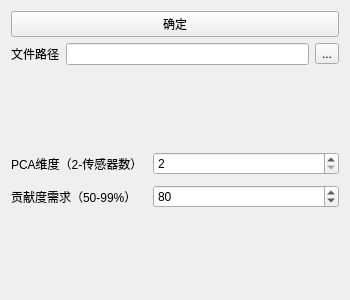
<?xml version="1.0" encoding="UTF-8"?>
<ui version="4.0">
 <class>Dimension_show</class>
 <widget class="QWidget" name="Dimension_show">
  <property name="geometry">
   <rect>
    <x>0</x>
    <y>0</y>
    <width>350</width>
    <height>300</height>
   </rect>
  </property>
  <property name="windowTitle">
   <string>Form</string>
  </property>
  <layout class="QVBoxLayout" name="verticalLayout" stretch="1,1,4">
   <item>
    <widget class="QPushButton" name="pushButton">
     <property name="text">
      <string>确定</string>
     </property>
    </widget>
   </item>
   <item>
    <layout class="QHBoxLayout" name="horizontalLayout_2">
     <item>
      <widget class="QLabel" name="label_3">
       <property name="text">
        <string>文件路径</string>
       </property>
      </widget>
     </item>
     <item>
      <widget class="QLineEdit" name="FilePath_lineEdit"/>
     </item>
     <item>
      <widget class="QToolButton" name="toolButton">
       <property name="text">
        <string>...</string>
       </property>
      </widget>
     </item>
    </layout>
   </item>
   <item>
    <layout class="QFormLayout" name="formLayout">
     <property name="labelAlignment">
      <set>Qt::AlignLeading|Qt::AlignLeft|Qt::AlignVCenter</set>
     </property>
     <property name="formAlignment">
      <set>Qt::AlignLeading|Qt::AlignLeft|Qt::AlignVCenter</set>
     </property>
     <property name="horizontalSpacing">
      <number>10</number>
     </property>
     <property name="verticalSpacing">
      <number>10</number>
     </property>
     <property name="topMargin">
      <number>10</number>
     </property>
     <property name="bottomMargin">
      <number>10</number>
     </property>
     <item row="0" column="0">
      <widget class="QLabel" name="label">
       <property name="text">
        <string>PCA维度（2-传感器数）</string>
       </property>
      </widget>
     </item>
     <item row="0" column="1">
      <widget class="QSpinBox" name="Di_spinBox">
       <property name="minimum">
        <number>2</number>
       </property>
       <property name="displayIntegerBase">
        <number>10</number>
       </property>
      </widget>
     </item>
     <item row="1" column="0">
      <widget class="QLabel" name="label_2">
       <property name="text">
        <string>贡献度需求（50-99%）</string>
       </property>
      </widget>
     </item>
     <item row="1" column="1">
      <widget class="QSpinBox" name="Di_spinBox_2">
       <property name="minimum">
        <number>50</number>
       </property>
       <property name="maximum">
        <number>99</number>
       </property>
       <property name="value">
        <number>80</number>
       </property>
       <property name="displayIntegerBase">
        <number>10</number>
       </property>
      </widget>
     </item>
    </layout>
   </item>
  </layout>
 </widget>
 <resources/>
 <connections/>
</ui>
